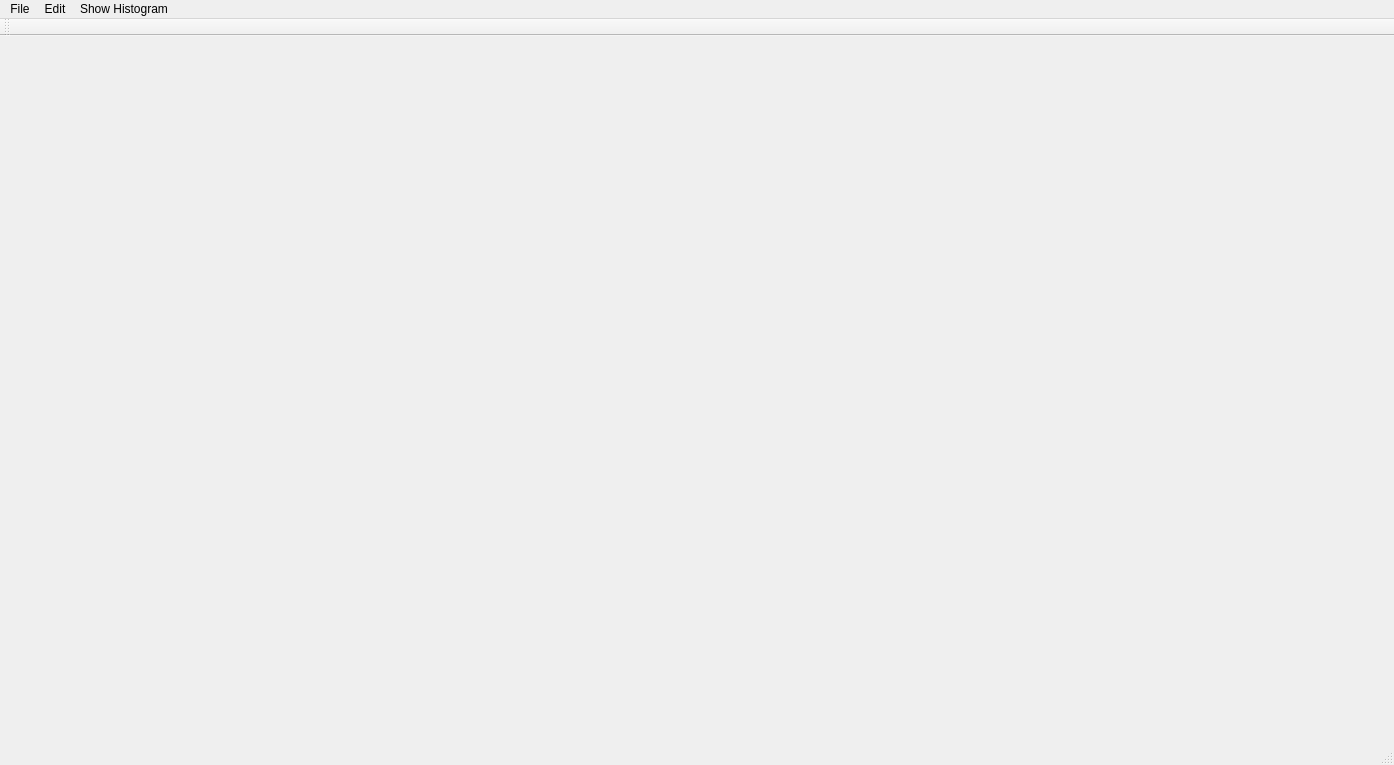
<?xml version="1.0" encoding="UTF-8"?>
<ui version="4.0">
 <class>MainWindow</class>
 <widget class="QMainWindow" name="MainWindow">
  <property name="geometry">
   <rect>
    <x>0</x>
    <y>0</y>
    <width>1394</width>
    <height>765</height>
   </rect>
  </property>
  <property name="windowTitle">
   <string>MainWindow</string>
  </property>
  <widget class="QWidget" name="centralWidget">
   <widget class="QLabel" name="image1">
    <property name="geometry">
     <rect>
      <x>100</x>
      <y>40</y>
      <width>1201</width>
      <height>371</height>
     </rect>
    </property>
    <property name="text">
     <string/>
    </property>
   </widget>
  </widget>
  <widget class="QMenuBar" name="menuBar">
   <property name="geometry">
    <rect>
     <x>0</x>
     <y>0</y>
     <width>1394</width>
     <height>21</height>
    </rect>
   </property>
   <widget class="QMenu" name="menuFile">
    <property name="title">
     <string>File</string>
    </property>
    <addaction name="actionOpen"/>
    <addaction name="actionSave"/>
   </widget>
   <widget class="QMenu" name="menuEdit">
    <property name="title">
     <string>Edit</string>
    </property>
    <addaction name="actionEqual_Filter"/>
    <addaction name="actionPixelate_Filter"/>
    <addaction name="actionMedian_Filter"/>
    <addaction name="actionGrayscale"/>
    <addaction name="actionContrast"/>
    <addaction name="actionGaussian_Blur"/>
    <addaction name="actionLighten"/>
    <addaction name="actionNegative"/>
    <addaction name="actionSharpen"/>
    <addaction name="actionEdge_Detection"/>
   </widget>
   <widget class="QMenu" name="menuShow_Histogram">
    <property name="title">
     <string>Show Histogram</string>
    </property>
    <addaction name="actionHistogram"/>
   </widget>
   <addaction name="menuFile"/>
   <addaction name="menuEdit"/>
   <addaction name="menuShow_Histogram"/>
  </widget>
  <widget class="QToolBar" name="mainToolBar">
   <attribute name="toolBarArea">
    <enum>TopToolBarArea</enum>
   </attribute>
   <attribute name="toolBarBreak">
    <bool>false</bool>
   </attribute>
  </widget>
  <widget class="QStatusBar" name="statusBar"/>
  <action name="actionOpen">
   <property name="text">
    <string>Open</string>
   </property>
  </action>
  <action name="actionEqual_Filter">
   <property name="text">
    <string>Box Blur</string>
   </property>
  </action>
  <action name="actionPixelate_Filter">
   <property name="text">
    <string>Pixelate Filter</string>
   </property>
  </action>
  <action name="actionMedian_Filter">
   <property name="text">
    <string>Median Filter</string>
   </property>
  </action>
  <action name="actionGrayscale">
   <property name="text">
    <string>Grayscale</string>
   </property>
  </action>
  <action name="actionSave">
   <property name="text">
    <string>Save</string>
   </property>
  </action>
  <action name="actionContrast">
   <property name="text">
    <string>Contrast</string>
   </property>
  </action>
  <action name="actionGaussian_Blur">
   <property name="text">
    <string>Gaussian Blur</string>
   </property>
  </action>
  <action name="actionLighten">
   <property name="text">
    <string>Lighten</string>
   </property>
  </action>
  <action name="actionHistogram">
   <property name="text">
    <string>Histogram</string>
   </property>
  </action>
  <action name="actionNegative">
   <property name="text">
    <string>Negative</string>
   </property>
  </action>
  <action name="actionSharpen">
   <property name="text">
    <string>Sharpen</string>
   </property>
  </action>
  <action name="actionEdge_Detection">
   <property name="text">
    <string>Edge Detection</string>
   </property>
  </action>
 </widget>
 <layoutdefault spacing="6" margin="11"/>
 <resources/>
 <connections/>
</ui>
